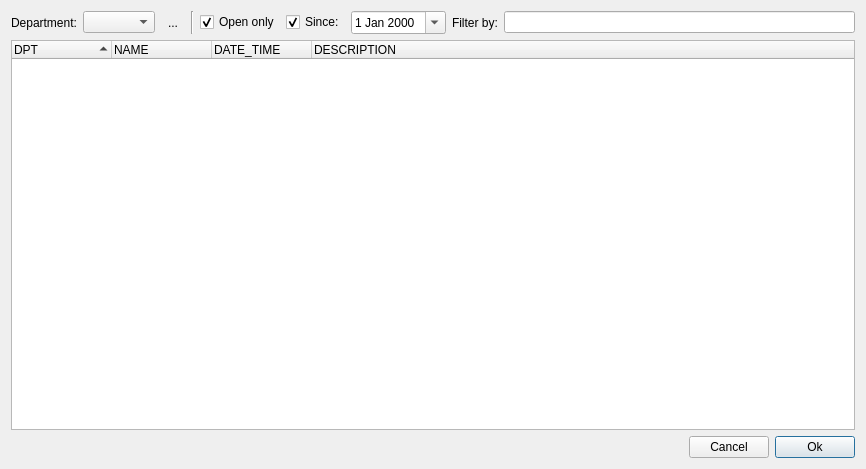
<?xml version="1.0" encoding="UTF-8"?>
<ui version="4.0">
 <class>ShotgunPlaylistDialog</class>
 <widget class="QDialog" name="ShotgunPlaylistDialog">
  <property name="geometry">
   <rect>
    <x>0</x>
    <y>0</y>
    <width>866</width>
    <height>469</height>
   </rect>
  </property>
  <property name="windowTitle">
   <string>Select Shotgun Playlist</string>
  </property>
  <layout class="QGridLayout" name="gridLayout">
   <item row="0" column="0">
    <layout class="QHBoxLayout" name="horizontalLayout_2">
     <item>
      <widget class="QLabel" name="label">
       <property name="text">
        <string>Department:</string>
       </property>
      </widget>
     </item>
     <item>
      <widget class="QComboBox" name="uiDepartmentDDL"/>
     </item>
     <item>
      <widget class="QToolButton" name="uiRefreshBTN">
       <property name="toolTip">
        <string>Refresh Playlists</string>
       </property>
       <property name="text">
        <string>...</string>
       </property>
       <property name="autoRaise">
        <bool>true</bool>
       </property>
      </widget>
     </item>
     <item>
      <widget class="Line" name="line">
       <property name="orientation">
        <enum>Qt::Vertical</enum>
       </property>
      </widget>
     </item>
     <item>
      <widget class="QCheckBox" name="uiFilterClosedCHK">
       <property name="toolTip">
        <string>Only looks up playlists that have not been tagged as 'closed' in Shotgun.</string>
       </property>
       <property name="text">
        <string>Open only</string>
       </property>
       <property name="checked">
        <bool>true</bool>
       </property>
      </widget>
     </item>
     <item>
      <widget class="QCheckBox" name="uiDateCHK">
       <property name="toolTip">
        <string>Filters out playlists that have been created before the given date.</string>
       </property>
       <property name="text">
        <string>Since:</string>
       </property>
       <property name="checked">
        <bool>true</bool>
       </property>
      </widget>
     </item>
     <item>
      <widget class="QDateEdit" name="uiPlaylistDATE">
       <property name="calendarPopup">
        <bool>true</bool>
       </property>
      </widget>
     </item>
     <item>
      <widget class="QLabel" name="label_2">
       <property name="text">
        <string>Filter by:</string>
       </property>
      </widget>
     </item>
     <item>
      <widget class="QLineEdit" name="uiFilterTXT"/>
     </item>
    </layout>
   </item>
   <item row="1" column="0">
    <widget class="QTreeWidget" name="uiPlaylistTREE">
     <property name="alternatingRowColors">
      <bool>true</bool>
     </property>
     <property name="selectionMode">
      <enum>QAbstractItemView::ExtendedSelection</enum>
     </property>
     <property name="rootIsDecorated">
      <bool>false</bool>
     </property>
     <property name="sortingEnabled">
      <bool>true</bool>
     </property>
     <column>
      <property name="text">
       <string>DPT</string>
      </property>
     </column>
     <column>
      <property name="text">
       <string>NAME</string>
      </property>
     </column>
     <column>
      <property name="text">
       <string>DATE_TIME</string>
      </property>
     </column>
     <column>
      <property name="text">
       <string>DESCRIPTION</string>
      </property>
     </column>
    </widget>
   </item>
   <item row="2" column="0">
    <layout class="QHBoxLayout" name="horizontalLayout">
     <item>
      <spacer name="horizontalSpacer">
       <property name="orientation">
        <enum>Qt::Horizontal</enum>
       </property>
       <property name="sizeHint" stdset="0">
        <size>
         <width>40</width>
         <height>20</height>
        </size>
       </property>
      </spacer>
     </item>
     <item>
      <widget class="QPushButton" name="uiCancelBTN">
       <property name="text">
        <string>Cancel</string>
       </property>
       <property name="autoDefault">
        <bool>false</bool>
       </property>
      </widget>
     </item>
     <item>
      <widget class="QPushButton" name="uiOkBTN">
       <property name="text">
        <string>Ok</string>
       </property>
       <property name="default">
        <bool>true</bool>
       </property>
      </widget>
     </item>
    </layout>
   </item>
  </layout>
 </widget>
 <resources/>
 <connections>
  <connection>
   <sender>uiDateCHK</sender>
   <signal>toggled(bool)</signal>
   <receiver>uiPlaylistDATE</receiver>
   <slot>setEnabled(bool)</slot>
   <hints>
    <hint type="sourcelabel">
     <x>275</x>
     <y>28</y>
    </hint>
    <hint type="destinationlabel">
     <x>418</x>
     <y>26</y>
    </hint>
   </hints>
  </connection>
 </connections>
</ui>
